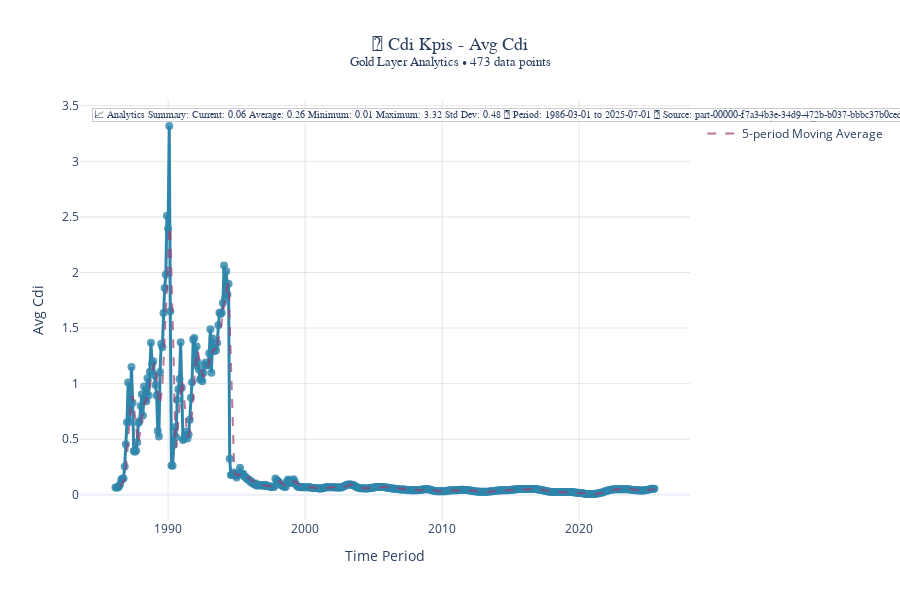
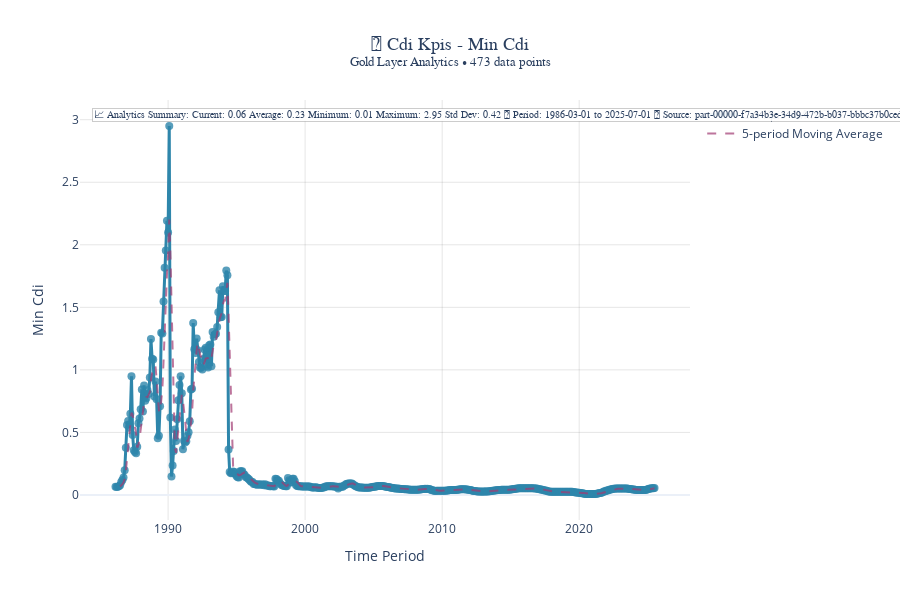
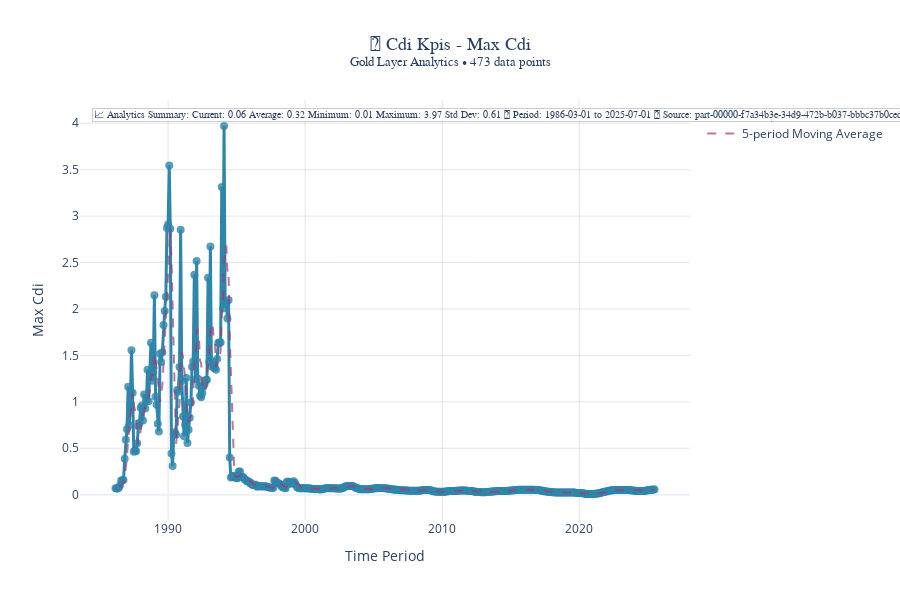

The code cell stored with these charts, in order, in its notebook:
### Code cell
# 🥇 GOLD LAYER TIME SERIES ANALYSIS
# Focus on Gold layer which contains aggregated KPIs and time series

def analyze_gold_layer_time_series():
    """Specifically analyze Gold layer data which should contain meaningful time series"""
    
    print("🥇 GOLD LAYER TIME SERIES ANALYSIS")
    print("=" * 40)
    
    if not PLOTLY_AVAILABLE:
        print("⚠️ Plotly not available")
        return {}
    
    gold_time_series = {}
    
    try:
        # Get all Gold layer parquet files
        gold_objects = []
        for obj in minio_client.list_objects(MINIO_CONFIG["bucket_name"], prefix="gold/", recursive=True):
            if obj.object_name.endswith('.parquet'):
                gold_objects.append(obj.object_name)
        
        print(f"📁 Found {len(gold_objects)} Gold layer parquet files")
        
        for file_path in gold_objects:
            try:
                print(f"\n📊 Analyzing: {file_path}")
                
                # Load the file
                response = minio_client.get_object(MINIO_CONFIG["bucket_name"], file_path)
                df = pd.read_parquet(io.BytesIO(response.data))
                
                print(f"   📏 Shape: {df.shape}")
                print(f"   📋 Columns: {list(df.columns)}")
                
                # Extract dataset name from file path
                dataset_name = file_path.split('/')[-1].replace('.parquet', '').replace('_', ' ').title()
                if '/' in file_path:
                    dataset_name = file_path.split('/')[1].replace('_', ' ').title()
                
                # Look for time-based columns
                time_columns = [col for col in df.columns if any(x in col.lower() for x in ['year', 'month', 'date', 'time', 'period'])]
                value_columns = [col for col in df.columns if any(x in col.lower() for x in ['avg', 'min', 'max', 'value', 'rate', 'index', 'kpi', 'metric'])]
                
                print(f"   📅 Time columns: {time_columns}")
                print(f"   📊 Value columns: {value_columns}")
                
                if time_columns and value_columns and len(df) > 1:
                    # Try to create time series for each value column
                    for value_col in value_columns:
                        try:
                            # Handle different time column types
                            if 'year' in time_columns and 'month' in time_columns:
                                # Create date from year/month
                                df_ts = df.copy()
                                df_ts['date'] = pd.to_datetime(df_ts[['year', 'month']].assign(day=1))
                                time_col = 'date'
                            elif any('date' in col.lower() for col in time_columns):
                                time_col = next(col for col in time_columns if 'date' in col.lower())
                                df_ts = df.copy()
                                df_ts[time_col] = pd.to_datetime(df_ts[time_col], errors='coerce')
                            else:
                                time_col = time_columns[0]
                                df_ts = df.copy()
                                # Try to convert to datetime
                                df_ts[time_col] = pd.to_datetime(df_ts[time_col], errors='coerce')
                            
                            # Clean the data
                            df_clean = df_ts[[time_col, value_col]].copy()
                            df_clean[value_col] = pd.to_numeric(df_clean[value_col], errors='coerce')
                            df_clean = df_clean.dropna().sort_values(time_col)
                            
                            if len(df_clean) >= 2:
                                series_key = f"GOLD_{dataset_name}_{value_col}"
                                gold_time_series[series_key] = {
                                    'data': df_clean,
                                    'date_col': time_col,
                                    'value_col': value_col,
                                    'title': f"{dataset_name} - {value_col.replace('_', ' ').title()}",
                                    'file': file_path,
                                    'points': len(df_clean)
                                }
                                
                                print(f"   ✅ {value_col}: {len(df_clean)} time points")
                            else:
                                print(f"   ⚠️ {value_col}: Insufficient data ({len(df_clean)} points)")
                                
                        except Exception as e:
                            print(f"   ❌ Error processing {value_col}: {str(e)}")
                else:
                    print("   ⚠️ No suitable time series structure found")
                    
            except Exception as e:
                print(f"   ❌ Error loading {file_path}: {str(e)}")
        
    except Exception as e:
        print(f"❌ Error accessing Gold layer: {str(e)}")
    
    return gold_time_series

def create_gold_layer_charts(gold_data):
    """Create professional charts for Gold layer time series"""
    
    if not gold_data:
        print("❌ No Gold layer time series data available")
        return
    
    print(f"\n🥇 CREATING {len(gold_data)} GOLD LAYER TIME SERIES CHARTS")
    print("=" * 60)
    
    # Create individual charts
    for series_key, series_info in gold_data.items():
        try:
            df = series_info['data']
            date_col = series_info['date_col']
            value_col = series_info['value_col']
            title = series_info['title']
            file_path = series_info['file']
            points = series_info['points']
            
            print(f"\n📊 Creating Gold chart: {title}")
            print(f"   📄 Source: {file_path}")
            print(f"   📊 Points: {points}")
            
            # Create sophisticated chart
            fig = go.Figure()
            
            # Main time series line
            fig.add_trace(go.Scatter(
                x=df[date_col],
                y=df[value_col],
                mode='lines+markers',
                name=title,
                line=dict(width=3, color='#2E86AB'),
                marker=dict(size=8, color='#2E86AB', opacity=0.8),
                hovertemplate='<b>%{fullData.name}</b><br>' +
                            'Date: %{x}<br>' +
                            'Value: %{y:,.2f}<br>' +
                            '<extra></extra>'
            ))
            
            # Add moving average if enough points
            if len(df) >= 5:
                window = min(5, len(df) // 3)
                df['ma'] = df[value_col].rolling(window=window).mean()
                
                fig.add_trace(go.Scatter(
                    x=df[date_col],
                    y=df['ma'],
                    mode='lines',
                    name=f'{window}-period Moving Average',
                    line=dict(width=2, color='#A23B72', dash='dash'),
                    opacity=0.7,
                    hovertemplate=f'{window}-MA: %{{y:,.2f}}<extra></extra>'
                ))
            
            # Enhanced layout for professional appearance
            fig.update_layout(
                title={
                    'text': f"🥇 {title}<br><sup>Gold Layer Analytics • {points} data points</sup>",
                    'x': 0.5,
                    'font': {'size': 18, 'family': 'Arial, sans-serif'}
                },
                xaxis_title="Time Period",
                yaxis_title=value_col.replace('_', ' ').title(),
                template='plotly_white',
                height=600,
                showlegend=True,
                hovermode='x unified',
                plot_bgcolor='rgba(0,0,0,0)',
                paper_bgcolor='rgba(0,0,0,0)'
            )
            
            # Add grid
            fig.update_xaxes(showgrid=True, gridwidth=1, gridcolor='rgba(0,0,0,0.1)')
            fig.update_yaxes(showgrid=True, gridwidth=1, gridcolor='rgba(0,0,0,0.1)')
            
            # Professional statistics box
            date_range = f"{df[date_col].min().strftime('%Y-%m-%d')} to {df[date_col].max().strftime('%Y-%m-%d')}"
            
            stats_text = f"""📈 Analytics Summary:
Current: {df[value_col].iloc[-1]:,.2f}
Average: {df[value_col].mean():,.2f}
Minimum: {df[value_col].min():,.2f}
Maximum: {df[value_col].max():,.2f}
Std Dev: {df[value_col].std():,.2f}
📅 Period: {date_range}
📁 Source: {file_path.split('/')[-1]}"""
            
            fig.add_annotation(
                text=stats_text,
                xref="paper", yref="paper",
                x=0.02, y=0.98,
                showarrow=False,
                font=dict(size=10, family='Courier New, monospace'),
                bgcolor="rgba(255,255,255,0.95)",
                bordercolor="rgba(0,0,0,0.2)",
                borderwidth=1,
                align="left"
            )
            
            fig.show()
            print("   ✅ Professional Gold chart created")
            
        except Exception as e:
            print(f"   ❌ Error creating Gold chart for {series_key}: {str(e)}")
    
    # Create summary dashboard if multiple series
    if len(gold_data) > 1:
        create_gold_dashboard(gold_data)

def create_gold_dashboard(gold_data):
    """Create a dashboard view of all Gold layer series"""
    
    print("\n📊 CREATING GOLD LAYER DASHBOARD")
    print("=" * 35)
    
    try:
        from plotly.subplots import make_subplots
        
        # Determine subplot layout
        n_series = len(gold_data)
        cols = min(2, n_series)
        rows = (n_series + cols - 1) // cols
        
        fig = make_subplots(
            rows=rows, cols=cols,
            subplot_titles=[info['title'] for info in gold_data.values()],
            vertical_spacing=0.1,
            horizontal_spacing=0.1
        )
        
        colors = ['#2E86AB', '#A23B72', '#F18F01', '#C73E1D', '#592E83', '#1B8A5A']
        
        for i, (series_key, series_info) in enumerate(gold_data.items()):
            row = (i // cols) + 1
            col = (i % cols) + 1
            color = colors[i % len(colors)]
            
            df = series_info['data']
            date_col = series_info['date_col']
            value_col = series_info['value_col']
            
            fig.add_trace(
                go.Scatter(
                    x=df[date_col],
                    y=df[value_col],
                    mode='lines+markers',
                    name=series_info['title'],
                    line=dict(width=2, color=color),
                    marker=dict(size=4, color=color),
                    showlegend=False
                ),
                row=row, col=col
            )
        
        fig.update_layout(
            title={
                'text': "🥇 Gold Layer Analytics Dashboard",
                'x': 0.5,
                'font': {'size': 20}
            },
            height=400 * rows,
            template='plotly_white',
            showlegend=False
        )
        
        fig.show()
        print("✅ Gold Layer Dashboard created successfully")
        
    except Exception as e:
        print(f"❌ Error creating dashboard: {str(e)}")

# Execute Gold layer analysis
print("🥇 STARTING SPECIALIZED GOLD LAYER ANALYSIS")
print("=" * 50)

gold_series_data = analyze_gold_layer_time_series()

if gold_series_data:
    create_gold_layer_charts(gold_series_data)
    
    print("\n🎉 GOLD LAYER ANALYSIS COMPLETED!")
    print(f"   📊 Created {len(gold_series_data)} professional Gold layer charts")
    print("   🥇 These represent the highest quality aggregated KPIs")
    print("   ✅ Charts include moving averages and professional styling")
else:
    print("❌ No Gold layer time series found")
    print("💡 Gold layer may contain single-point KPIs rather than time series")

### Figure 1 — Plotly figure (JSON) as saved in the notebook; plotly's stock layout.template omitted (floating-point values rounded to 4 significant figures; data arrays with more than 128 entries replaced by an {"elided": "..."} marker saying what was removed)
{"data": [{"hovertemplate": "<b>%{fullData.name}</b><br>Date: %{x}<br>Value: %{y:,.2f}<br><extra></extra>", "line": {"color": "#2E86AB", "width": 3}, "marker": {"color": "#2E86AB", "opacity": 0.8, "size": 8}, "mode": "lines+markers", "name": "Cdi Kpis - Avg Cdi", "type": "scatter", "x": {"elided": "473 str values"}, "y": {"elided": "473 float values"}}, {"hovertemplate": "5-MA: %{y:,.2f}<extra></extra>", "line": {"color": "#A23B72", "dash": "dash", "width": 2}, "mode": "lines", "name": "5-period Moving Average", "opacity": 0.7, "type": "scatter", "x": {"elided": "473 str values"}, "y": {"elided": "473 float values"}}], "layout": {"annotations": [{"align": "left", "bgcolor": "rgba(255,255,255,0.95)", "bordercolor": "rgba(0,0,0,0.2)", "borderwidth": 1, "font": {"family": "Courier New, monospace", "size": 10}, "showarrow": false, "text": "📈 Analytics Summary:\nCurrent: 0.06\nAverage: 0.26\nMinimum: 0.01\nMaximum: 3.32\nStd Dev: 0.48\n📅 Period: 1986-03-01 to 2025-07-01\n📁 Source: part-00000-f7a34b3e-34d9-472b-b037-bbbc37b0cedf-c000.snappy.parquet", "x": 0.02, "xref": "paper", "y": 0.98, "yref": "paper"}], "height": 600, "hovermode": "x unified", "paper_bgcolor": "rgba(0,0,0,0)", "plot_bgcolor": "rgba(0,0,0,0)", "showlegend": true, "title": {"font": {"family": "Arial, sans-serif", "size": 18}, "text": "🥇 Cdi Kpis - Avg Cdi<br><sup>Gold Layer Analytics • 473 data points</sup>", "x": 0.5}, "xaxis": {"gridcolor": "rgba(0,0,0,0.1)", "gridwidth": 1, "showgrid": true, "title": {"text": "Time Period"}}, "yaxis": {"gridcolor": "rgba(0,0,0,0.1)", "gridwidth": 1, "showgrid": true, "title": {"text": "Avg Cdi"}}}}

### Figure 2 — Plotly figure (JSON) as saved in the notebook; plotly's stock layout.template omitted (floating-point values rounded to 4 significant figures; data arrays with more than 128 entries replaced by an {"elided": "..."} marker saying what was removed)
{"data": [{"hovertemplate": "<b>%{fullData.name}</b><br>Date: %{x}<br>Value: %{y:,.2f}<br><extra></extra>", "line": {"color": "#2E86AB", "width": 3}, "marker": {"color": "#2E86AB", "opacity": 0.8, "size": 8}, "mode": "lines+markers", "name": "Cdi Kpis - Min Cdi", "type": "scatter", "x": {"elided": "473 str values"}, "y": {"elided": "473 float values"}}, {"hovertemplate": "5-MA: %{y:,.2f}<extra></extra>", "line": {"color": "#A23B72", "dash": "dash", "width": 2}, "mode": "lines", "name": "5-period Moving Average", "opacity": 0.7, "type": "scatter", "x": {"elided": "473 str values"}, "y": {"elided": "473 float values"}}], "layout": {"annotations": [{"align": "left", "bgcolor": "rgba(255,255,255,0.95)", "bordercolor": "rgba(0,0,0,0.2)", "borderwidth": 1, "font": {"family": "Courier New, monospace", "size": 10}, "showarrow": false, "text": "📈 Analytics Summary:\nCurrent: 0.06\nAverage: 0.23\nMinimum: 0.01\nMaximum: 2.95\nStd Dev: 0.42\n📅 Period: 1986-03-01 to 2025-07-01\n📁 Source: part-00000-f7a34b3e-34d9-472b-b037-bbbc37b0cedf-c000.snappy.parquet", "x": 0.02, "xref": "paper", "y": 0.98, "yref": "paper"}], "height": 600, "hovermode": "x unified", "paper_bgcolor": "rgba(0,0,0,0)", "plot_bgcolor": "rgba(0,0,0,0)", "showlegend": true, "title": {"font": {"family": "Arial, sans-serif", "size": 18}, "text": "🥇 Cdi Kpis - Min Cdi<br><sup>Gold Layer Analytics • 473 data points</sup>", "x": 0.5}, "xaxis": {"gridcolor": "rgba(0,0,0,0.1)", "gridwidth": 1, "showgrid": true, "title": {"text": "Time Period"}}, "yaxis": {"gridcolor": "rgba(0,0,0,0.1)", "gridwidth": 1, "showgrid": true, "title": {"text": "Min Cdi"}}}}

### Figure 3 — Plotly figure (JSON) as saved in the notebook; plotly's stock layout.template omitted (floating-point values rounded to 4 significant figures; data arrays with more than 128 entries replaced by an {"elided": "..."} marker saying what was removed)
{"data": [{"hovertemplate": "<b>%{fullData.name}</b><br>Date: %{x}<br>Value: %{y:,.2f}<br><extra></extra>", "line": {"color": "#2E86AB", "width": 3}, "marker": {"color": "#2E86AB", "opacity": 0.8, "size": 8}, "mode": "lines+markers", "name": "Cdi Kpis - Max Cdi", "type": "scatter", "x": {"elided": "473 str values"}, "y": {"elided": "473 float values"}}, {"hovertemplate": "5-MA: %{y:,.2f}<extra></extra>", "line": {"color": "#A23B72", "dash": "dash", "width": 2}, "mode": "lines", "name": "5-period Moving Average", "opacity": 0.7, "type": "scatter", "x": {"elided": "473 str values"}, "y": {"elided": "473 float values"}}], "layout": {"annotations": [{"align": "left", "bgcolor": "rgba(255,255,255,0.95)", "bordercolor": "rgba(0,0,0,0.2)", "borderwidth": 1, "font": {"family": "Courier New, monospace", "size": 10}, "showarrow": false, "text": "📈 Analytics Summary:\nCurrent: 0.06\nAverage: 0.32\nMinimum: 0.01\nMaximum: 3.97\nStd Dev: 0.61\n📅 Period: 1986-03-01 to 2025-07-01\n📁 Source: part-00000-f7a34b3e-34d9-472b-b037-bbbc37b0cedf-c000.snappy.parquet", "x": 0.02, "xref": "paper", "y": 0.98, "yref": "paper"}], "height": 600, "hovermode": "x unified", "paper_bgcolor": "rgba(0,0,0,0)", "plot_bgcolor": "rgba(0,0,0,0)", "showlegend": true, "title": {"font": {"family": "Arial, sans-serif", "size": 18}, "text": "🥇 Cdi Kpis - Max Cdi<br><sup>Gold Layer Analytics • 473 data points</sup>", "x": 0.5}, "xaxis": {"gridcolor": "rgba(0,0,0,0.1)", "gridwidth": 1, "showgrid": true, "title": {"text": "Time Period"}}, "yaxis": {"gridcolor": "rgba(0,0,0,0.1)", "gridwidth": 1, "showgrid": true, "title": {"text": "Max Cdi"}}}}
